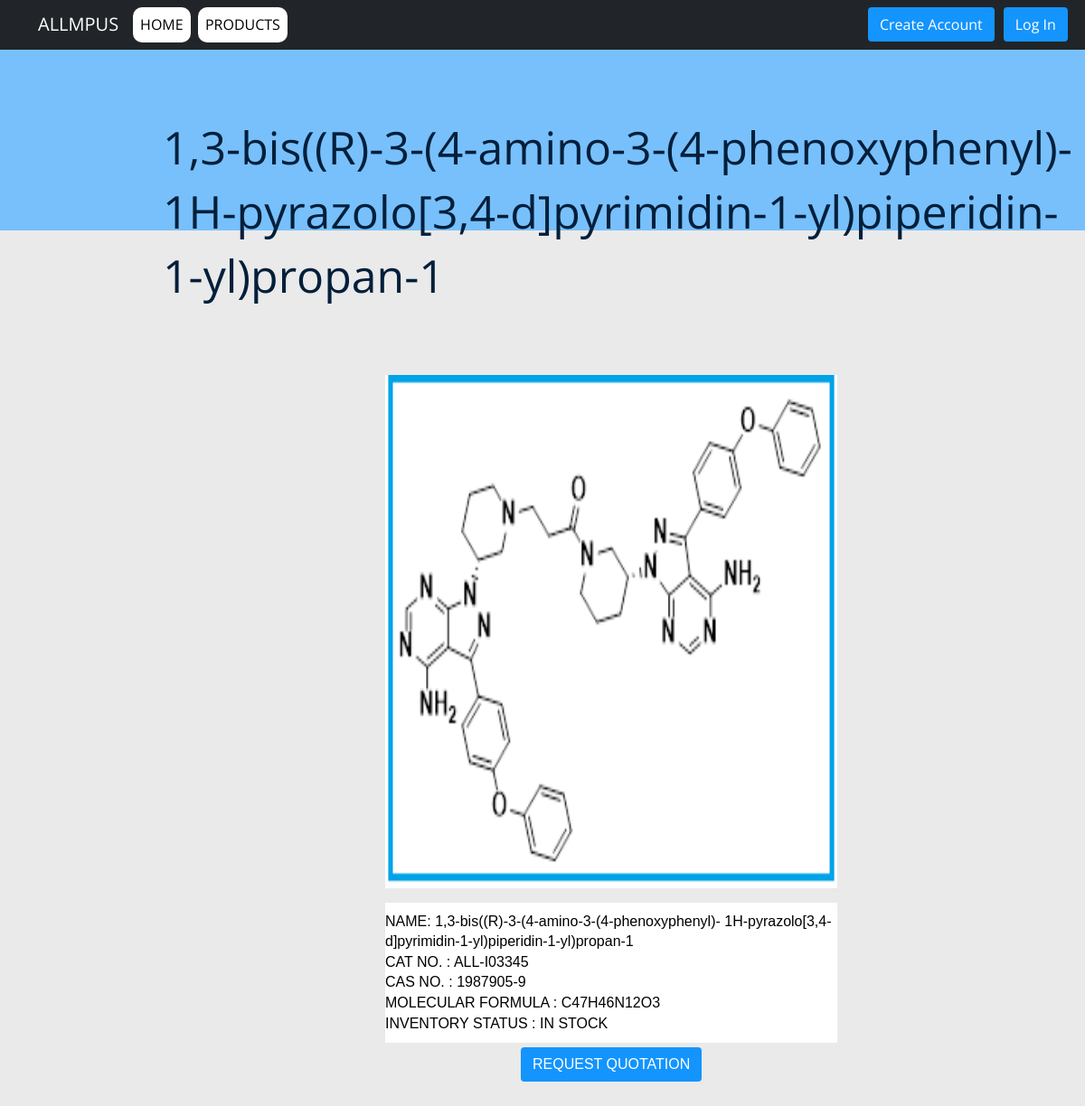
The page /4ece9d26-bc06-44c7-aa25-5e87f876c40f/product on the database its author committed.
### products/models.py (models this page shows)
class products(models.Model):
    id=models.UUIDField(primary_key=True,default=uuid.uuid4)
    product=models.CharField(max_length=100)
    img=models.ImageField(upload_to='static/product_img')
    cat_no=models.CharField(max_length=10)
    cas_no=models.CharField(max_length=50)
    mol_formula=models.CharField(max_length=50)
    inv_status=models.CharField(max_length=100)

### products/views.py (the view)
# urls.py: path('<uuid:pid>/product',views.single_prod,name='product_view'),
def single_prod(request,pid):
    product_obj=products.objects.filter(id=pid)
    return render(request,'products/single_product.html',{'product_obj':product_obj})

### products/templates/products/single_product.html (shortened to what this page needs)
{% extends 'products/home.html' %}
{% load static %}
{% block content %}
<link rel="stylesheet" href="{% static 'products/main.css' %}">
{% for product in product_obj %}
<div class="heading">
    <p style="left: 15%;">{{product.product}}</p>
  </div>
<div class="container" style="margin-bottom: 100px;">
    <div class="row" style="position: absolute;
                            left: 35%;
                            top:30%;
                            display: flex;
                            flex-wrap: wrap;
                            padding: 0 4px;
                            min-height:900px ;">
    <div class="column" style="flex:100%;
                                 padding: 0 4px;
                                 ">
        <img src="{{product.img.url}}" width="500" height="600" style="margin-top: 4px;
                                                                  vertical-align:middle;
                                                                  border-radius: 10px;"/><br>
        <p style="font-family: Arial, Helvetica, sans-serif; font-size: 16px; width: 500px; padding:10px 0px 10px 0px;">
            NAME: {{product.product}} <br>
            CAT NO. : {{product.cat_no}} <br>
            CAS NO. : {{product.cas_no}} <br>
            MOLECULAR FORMULA : {{product.mol_formula}} <br>
            INVENTORY STATUS : {{product.inv_status}} <br>
            <a href="{% url 'rfq' product.id %}" class="btn" style="color: white; background-color: #1494fd; position: absolute; top: 103%; left: 30%;"type="submit" id="header-links"> REQUEST QUOTATION </a>
        </p>
    </div>
{% endfor %}
    </div>
{% endblock %}

### products/static/products/main.css (style rules this page uses)
body { margin:0; color:#424242; background-image: url('images/bg.png'); font:300 16px/18px 'Open Sans',sans-serif; }
*,:after,:before { box-sizing:border-box }
a { color:inherit;text-decoration:none }
body { font: 100% / 1.414 "Open Sans", "Roboto", arial, sans-serif; background: #dbdbdb8e; }
a, [type="submit"] { transition: all .25s ease-in; }
.row { position: absolute; top:50%; display: flex; flex-wrap: wrap; padding: 0 4px; }
.column { flex:50%; padding: 0 4px; margin: 10px; padding-top: 15px; padding-bottom: 100px; }
.column img { padding-top: 16px; padding-bottom: 16px; vertical-align:middle; border-bottom-left-radius: 10px; border-bottom-right-radius: 10px; }
.column p { padding-left: 4px; width: 400px; position: absolute; display: inline-block; background-color: white; color: black; }
.heading { text-align: left; height: 200px; width: 100%; background-color: #60b8ffd2; color:#021f3b; font-size: 50px; }
.heading p { position: absolute; left: 10%; top: 10%; }

### rows shown on the page
products: product "1,3-bis((R)-3-(4-amino-3-(4-phenoxyphenyl)- 1H-pyrazolo[3,4-d]pyrimidin-1-yl)piperidin-1-yl)propan-1", img (picture), cat_no "ALL-I03345", cas_no "1987905-9", mol_formula "C47H46N12O3", inv_status "IN STOCK"
